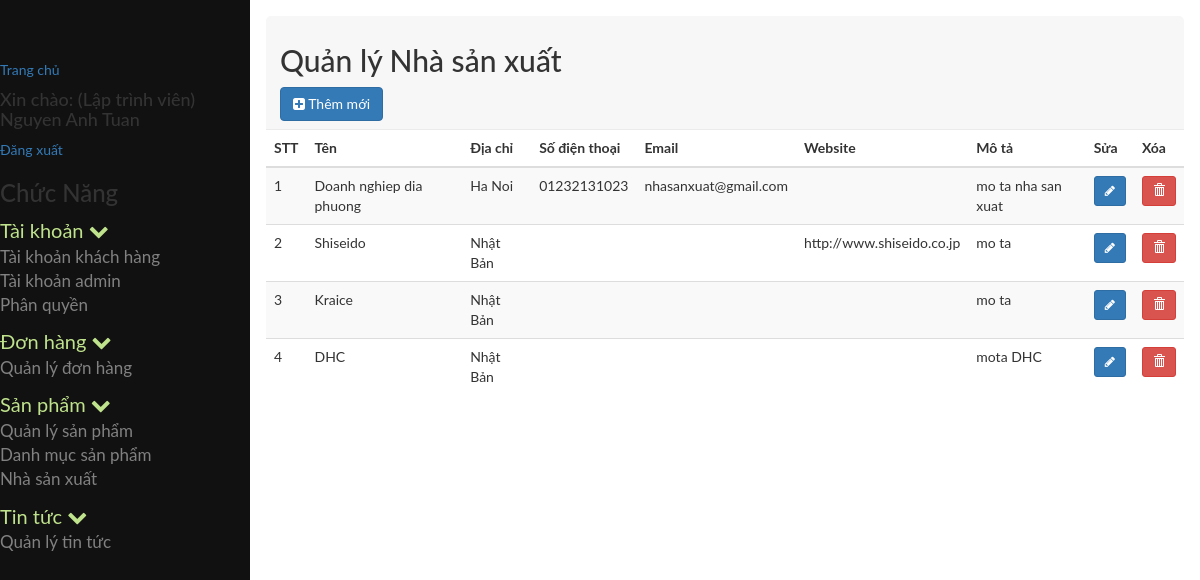
/admin/index.php?module=nhasanxuat (signed in), run on an earlier commit of the app's database.
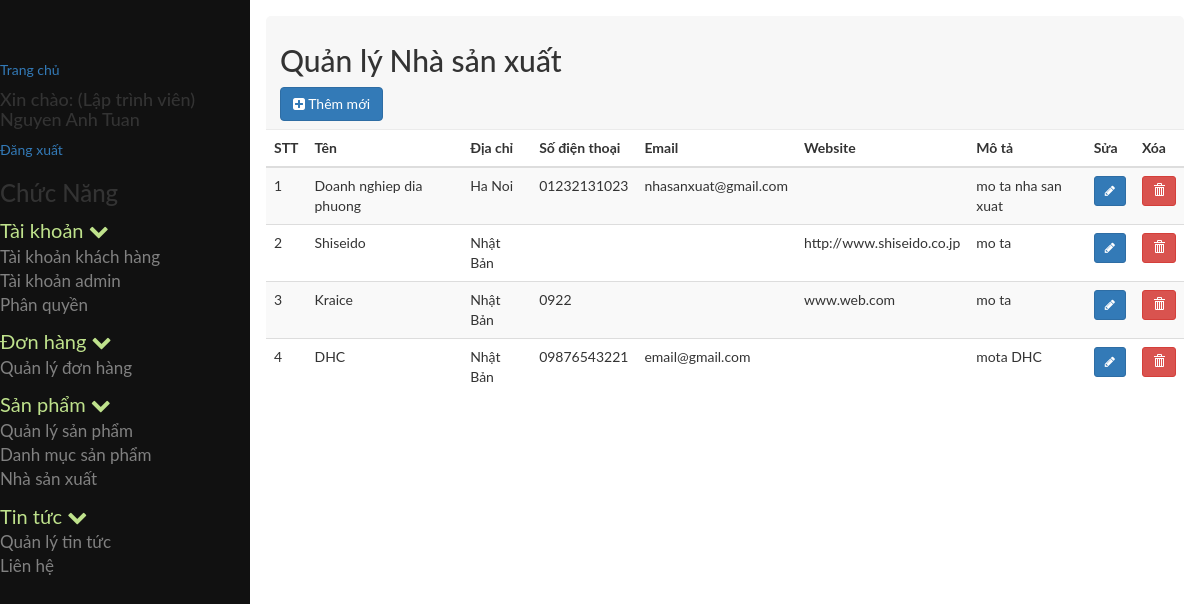
And on a later commit of the database.
### tables this page shows
CREATE TABLE `tb_phanquyen` (
  `id` int(11) NOT NULL,
  `id_nhom` int(11) NOT NULL,
  `id_chucnang` int(11) NOT NULL
);

CREATE TABLE `tb_chucnang` (
  `id` int(11) NOT NULL,
  `ten` varchar(255) NOT NULL,
  `trangthai` tinyint(4) NOT NULL,
  `url` varchar(255) NOT NULL,
  `f_order` int(11) NOT NULL,
  `id_parent` int(11) NOT NULL,
  `nhanurl` varchar(255) NOT NULL,
  `hienthi` tinyint(4) NOT NULL,
  `bieutuong` varchar(255) NOT NULL
);

CREATE TABLE `tb_nhasanxuat` (
  `id` int(11) NOT NULL,
  `nsx_ten` varchar(250) NOT NULL,
  `nsx_diachi` varchar(250) NOT NULL,
  `nsx_sodienthoai` varchar(20) NOT NULL,
  `nsx_email` varchar(250) NOT NULL,
  `nsx_website` varchar(250) NOT NULL,
  `nsx_mota` varchar(500) NOT NULL
);

### admin/cores/loader.php (called while the page is built, shortened)
<?php
class loader
{
	public function view($name='',$data=array())
	{
		extract($data);
		include BASEPATH.'views/'.$name.'.php' ;
	}
}
?>

### admin/models/admin/phanquyenchucnang.php (called while the page is built, shortened)
<?php
include_once 'JATOVI_Model.php';
class phanquyenchucnang extends JATOVI_Model
{
	private $_table = "tb_phanquyen";
	private $_table2 = "tb_chucnang";
	public function getrole($id_nhom)
	{
		$sql = "SELECT * FROM {$this->_table}  INNER JOIN {$this->_table2} WHERE id_nhom = {$id_nhom} AND {$this->_table}.id_chucnang = {$this->_table2}.id ";
		$query = $this->connection->prepare($sql);
		$query->execute();
		$result = $query->fetchAll();
		return $result;
	}
}
$phanquyenchucnang = new phanquyenchucnang();
?>

### admin/models/admin/JATOVI_Model.php (called while the page is built, shortened)
<?php
class JATOVI_Model
{
	private $host = 'localhost';
	private $dbname = 'project_jatovi';
	private $dbuser = 'root';
	private $dbpass = '';
	function __construct()
	{
		try {
			$this->connection  = new PDO("mysql:host={$this->host};dbname={$this->dbname};charset=utf8",$this->dbuser,$this->dbpass);
		} catch (PDOException $e) {
			echo "(DB connection error) Lỗi kết nối cơ sở dữ liệu: ".$e->getMessage();
		}
	}
}
?>

### admin/models/admin/nhasanxuat_model.php (called while the page is built, shortened)
<?php
include_once 'JATOVI_Model.php';
class nhasanxuat_model extends JATOVI_Model
{
	public function select_all_nsx()
	{
		$sql = "SELECT nsx.*, nsx.id as idnsx
		FROM tb_nhasanxuat nsx
		ORDER BY nsx.id";
			$query = $this->connection->prepare($sql);
		$query->execute();
		$result = $query->fetchAll();
		return $result;
	}
}
$nhasanxuat_model = new nhasanxuat_model();
 ?>

### admin/views/admin/sanpham/nhasanxuat.php (the view, shortened to what this page needs)
<div class="row">
	<div class="col-md-12">
		<div class="popover-title">
			<h2>Quản lý Nhà sản xuất</h2>
			<a class="btn btn-primary" data-toggle="modal" href="#insertdiv"><i class="fa fa-plus-square"></i> Thêm mới</a>
		</div>
	</div>
</div>
<div class="row">
	<div class="col-md-12">
		<div class="">
			<table class="table table-striped">
				<thead>
					<tr>
						<th>STT</th>
						<th>Tên</th>
						<th>Địa chỉ</th>
						<th>Số điện thoại</th>
						<th>Email</th>
						<th>Website</th>
						<th>Mô tả</th>
						<th>Sửa</th>
						<th>Xóa</th>
					</tr>
				</thead>
				<tbody>
					<?php $i=1; foreach ($nsx as $value): ?>
					<tr>
						<td><?=$i++?></td>
						<td><?=$value['nsx_ten']?></td>
						<td><?=$value['nsx_diachi']?></td>
						<td><?=$value['nsx_sodienthoai']?></td>
						<td><?=$value['nsx_email']?></td>
						<td><?=$value['nsx_website']?></td>
						<td><?=$value['nsx_mota']?></td>
							<td>
							<a href="#edit<?=$value['id'];?>" class="btn btn-primary btn-sm" data-toggle="modal">
								<i class="fa fa-pencil" aria-hidden = "true"></i>
							</a>
						</td>
						<td>
							<a class="btn btn-danger btn-sm" data-toggle="modal" href="#del<?=$value['id'];?>">
								<i class="glyphicon glyphicon-trash" aria-hidden="true"></i>
							</a>
					</td>
				</tr>
			<?php endforeach; ?>
				</tbody>
			</table>

### admin/views/admin/partial/sidebar.php (shortened to what this page needs)
<?php
	include_once BASEPATH.'models/admin/phanquyenchucnang.php';
	$chucnang = $phanquyenchucnang->getrole($_SESSION['userGroup']);
	$menu = array();
	foreach ($chucnang as $p) {
		if ($p['id_parent']==0) {
			$child=array();
			foreach ($chucnang as $p2) {
				if ($p2['id_parent']==$p['id']) {
					$child[]=$p2;
				}
			}
			$menu[]=array(
				'parent'=>$p,
				'child'=>$child
			);
		}
	}
?>
<nav class="sidenav" id="mySidenav">
	<a href="<?=base_url?>index.php">Trang chủ</a>
	<h4>Xin chào: <?='('.$_SESSION['userChucdanh'].')'?> <?=$_SESSION['userName']?></h4>
	<a href="<?=base_url?>index.php?module=page&action=page_logout">Đăng xuất</a>
	<h3>Chức Năng</h3>
	<?php foreach($menu as $value): ?>
		<ul>
			<li>
				<a class="parent_text">
					<?php echo $value['parent']['ten']; ?>
					<span class="fa fa-chevron-down"></span>
				</a>
				<ul>
					<?php foreach($value['child'] as $child): ?>
						<li class="<?=$child['hienthi']==0?"hidden":""?>">
							<a href="<?=base_url.'index.php?module='.$child['url']?>">
								<?=$child['ten']?>
							</a>
						</li>
					<?php endforeach; ?>
				</ul>
			</li>
		</ul>
	<?php endforeach; ?>
</nav>

What changed in the data, as far as the page shows it:
added tb_phanquyen: id_chucnang.ten "Liên hệ", shown under "Tin tức"
changed tb_nhasanxuat "Kraice": nsx_sodienthoai (not shown) → "0922"; nsx_website (not shown) → "www.web.com"
changed tb_nhasanxuat "DHC": nsx_sodienthoai (not shown) → "09876543221"; nsx_email (not shown) → "email@gmail.com"
